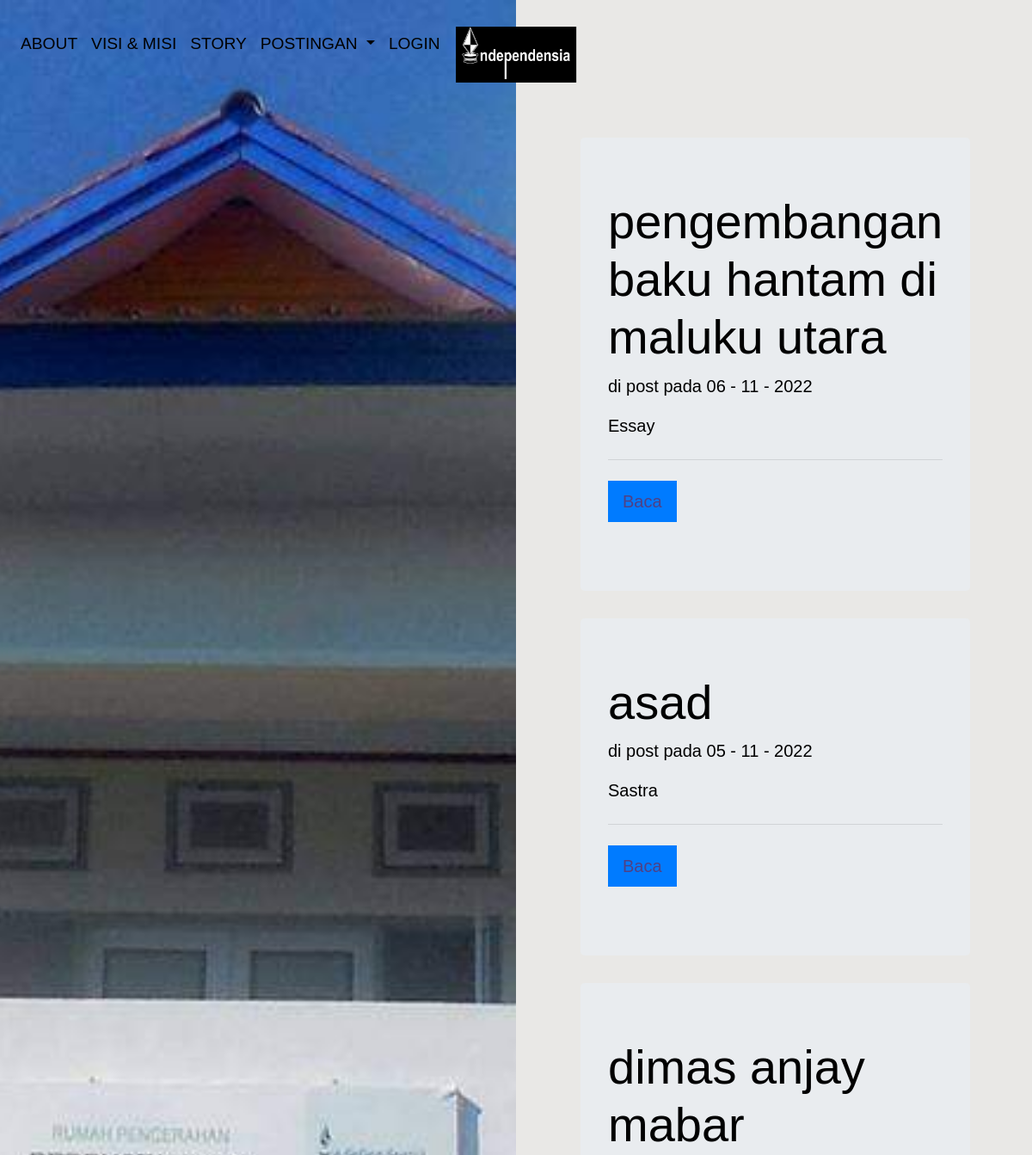
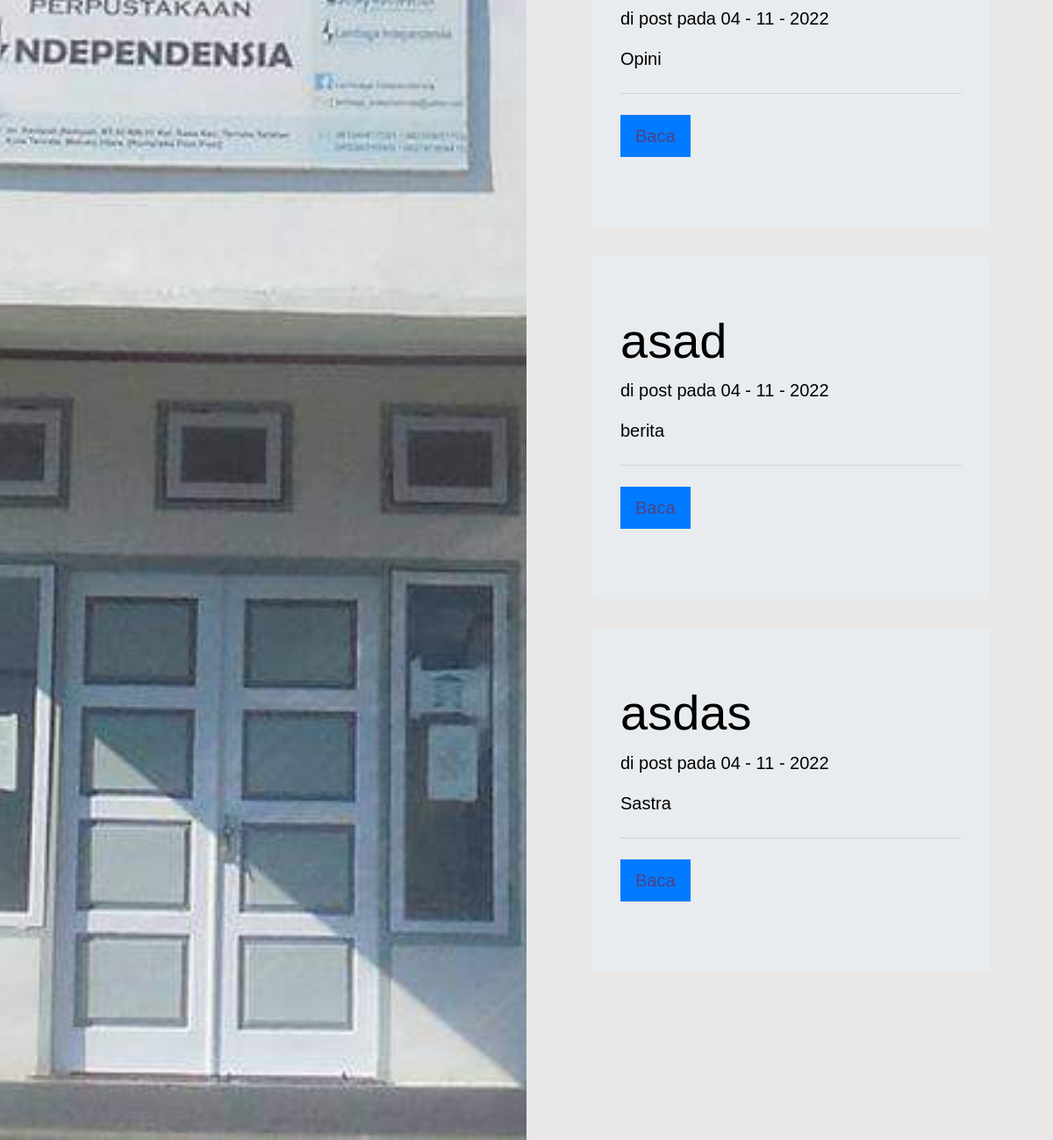
The page / on the database its author committed (2 pictures, top to bottom).
### sim/models.py (models this page shows, shortened)
class Ttulisan(db.Model,UserMixin):
    id_tulisan= db.Column(db.Integer, primary_key=True)
    judul= db.Column(db.String(100),nullable=False)
    kategori =db.Column(db.String(100), nullable=False)
    isi =db.Column(db.String(10000), nullable=False)
    tgl_post = db.Column(db.DateTime, nullable=False, default=datetime.utcnow)

### sim/admin/routes.py (the view)
@radmin.route("/")
def rumah():
    tampilan = Ttulisan.query.all()
    return render_template("rumah.html",info=tampilan)

### sim/templates/rumah.html (shortened to what this page needs)
{% extends "base.html" %}
{% block konten %}
{% for data in info|reverse %}
<div class="jumbotron">
  <h1 class="display-4">{{data.judul}}</h1>
  <p class="lead">di post pada {{data.tgl_post.strftime("%d")}} - {{data.tgl_post.strftime("%m")}} - {{data.tgl_post.strftime("%Y")}}</p>
  <p class="lead">{{data.kategori}}</p>
  <hr class="my-4">
  <p class="lead">
    <a class="btn btn-primary btn-lg" href="{{url_for("radmin.detil",ed_id=data.id_tulisan)}} " role="button">Baca</a>
  </p>
</div>
{%endfor%}
{% endblock %}

### sim/templates/base.html (shortened to what this page needs)
<!DOCTYPE html>
<html lang="en" class="no-js">
   <head>
      <link rel="stylesheet" type="text/css" href="{{url_for('static',filename="css/bootstrap.min.css")}}">
      <link rel="stylesheet" type="text/css" href="{{url_for('static',filename="css/style.css")}}">
      <link rel="stylesheet" type="text/css" href="{{url_for('static',filename="css/animate.css")}}">
   </head>
   <body>
      <nav class="navbar navbar-expand-lg navbar-whom">
         <a class="navbar-brand mx-auto" href="{{url_for("radmin.rumah")}}">
         <img src="{{url_for('static',filename="foto/inde.jpeg")}}" height="65" alt="Logo">
         </a>
         <div id="toggle-nav" class="navbar-collapse collapse">
            <ul class="navbar-nav">
               <li class="nav-item"> <a class="nav-link" href="{{url_for("radmin.tentang")}}">About</a> </li>
                <li class="nav-item"> <a class="nav-link" href="{{url_for("radmin.visimisi")}}">Visi & Misi</a> </li>
                <li class="nav-item"> <a class="nav-link" href="{{url_for("radmin.sejarah")}}">Story</a> </li>
                <li class="nav-item dropdown">
                  <a class="nav-link dropdown-toggle" href="#" id="navbarDropdownMenuLink" data-toggle="dropdown" aria-haspopup="true" aria-expanded="false">
                    Postingan
                  </a>
                </li>
                {% if current_user.is_authenticated %}
               <li class="nav-item">
                  <a class="nav-link" href="{{url_for("radmin.tambah_tulisan")}}">Posting</a>
               </li>
               <li class="nav-item dropdown">
                  <a class="nav-link dropdown-toggle" href="#" id="navbarDropdownMenuLink" data-toggle="dropdown" aria-haspopup="true" aria-expanded="false">
                    Pengaturan
                  </a>
                  <div class="dropdown-menu" aria-labelledby="dropdownMenuButton">
                     <a class="nav-link" href="{{url_for("radmin.editpfofil")}}">Edit Profil</a>
                     <a href="{{url_for('radmin.keluar')}}" class="nav-link">Keluar</a>
                  </div>
                </li>
                {% else %}
               <li class="nav-item">
                     <a class="nav-link" href="{{url_for("radmin.login")}}">Login</a></li>
               {%endif%}
               </ul>
         </div>
      </nav>
      <div class="Container">
         <div class="Content">
            <div class="Wrapper">
               <div class="LeftContent col-xl-6 col-sm-12 split-image-left background-1">
               </div>
               <div class="RightContent col-xl-6 col-sm-12 split-image-right">
                  <div class="row justify-content-center">
                     <div class="col-9">
                        <div class="row">
                           <div class="">
                              {% block konten %}
                              {% endblock %}
                           </div>
                        </div>
                     </div>
                  </div>
               </div>
            </div>
         </div>
      </div>
   </body>
</html>

### sim/static/css/style.css (style rules this page uses)
* { margin: 0; padding: 0; }
html, body, .Container { height: 100%; font-family: 'Alegreya Sans', sans-serif; }
body { background-color: #e6e6e6d7; }
.btn { border-radius: 0; }
a:link, a:hover, a:visited { text-decoration: none; color: rgba(163, 5, 5, 0.486); }
h1 { font-size: 3.5rem; }
p { color: #000; font-family: 'Alegreya Sans', sans-serif; font-size: 1.2rem; }
.navbar { position: absolute; z-index: 99999; top: 0; width: 100%; padding: 1.8rem 1rem; font-family: 'Alegreya Sans', sans-serif; }
.navbar a:link, .navbar a:hover, .navbar a:visited { text-decoration: none; color: #000; text-transform: uppercase; }
.navbar .navbar-collapse { text-align: center; }
.navbar-brand { padding-top: 0; }
.nav-item { font-size: 1.2rem; }
@media (min-width: 990px) { .navbar-brand { position: absolute; left: 50%; transform: translateX(-50%); max-height: 40px; } }
.Container:before { content: ''; height: 100%; float: left; }
.Content { position: relative; z-index: 1; }
.Content:after { content: ''; clear: both; display: block; }
.Wrapper { position: absolute; width: 100%; height: 100%; color: #000; background-color: #e9e8e6; }
.LeftContent { float: left; margin: 0; padding: 0; }
.RightContent { overflow: auto; }
@media (min-width: 1200px) { .Wrapper>div { height: 100%; } }
.split-image-left { background-size: cover; background-position: center; background-repeat: no-repeat; height: 100vh; }
.background-1 { background-image: url("../foto/gedung.jpeg"); }
.split-image-right { padding-top: 10rem; padding-bottom: 10rem; }
:root { --swiper-theme-color: #000; }

### rows shown on the page
Ttulisan: judul "pengembangan baku hantam di maluku utara", tgl_post "06", tgl_post "11", tgl_post "2022", kategori "Essay"
Ttulisan: judul "asad", tgl_post "05", tgl_post "11", tgl_post "2022", kategori "Sastra"
Ttulisan: judul "dimas anjay mabar", tgl_post "04", tgl_post "11", tgl_post "2022", kategori "Opini"
Ttulisan: judul "asad", tgl_post "04", tgl_post "11", tgl_post "2022", kategori "berita"
Ttulisan: judul "asdas", tgl_post "04", tgl_post "11", tgl_post "2022", kategori "Sastra"
